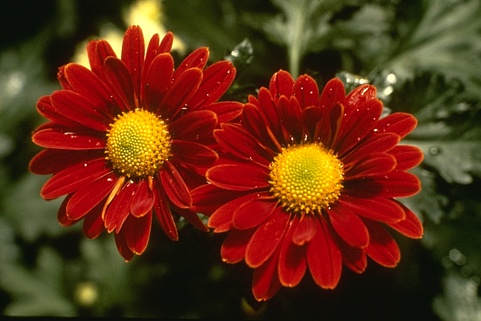
//> input picture tp_profil/124084.jpg, 481 x 321 px
$ ./Trans_fourier ../tp_profil/124084.jpg   (built with g++ and OpenCV 4)
//> lines starting //> are read from the running program, lines starting //| are printed output that depends on the picture
////////////////////////////////////////////////////////////////////////////////
//                      TP sur FOURRIER                                      //
//                  Partie 1:Transformée de Fourier                         //
//                                                                         //
//                                                                        //
//               Réalisé par KAFANDO Rodrique IFI/P21                    //
//////////////////////////////////////////////////////////////////////////


#include "opencv2/core.hpp"
#include "opencv2/imgproc.hpp"
#include "opencv2/imgcodecs.hpp"
#include "opencv2/highgui.hpp"

#include <iostream>

using namespace cv;
using namespace std;

int main(int argc, char ** argv)
{


if(argc!= 2 ){
		cout << "Respecter la syntaxe suivante:";
		cout << " ./Trans_fourier nom_image"<<endl;
	}
	else
	{

	const char* filename = argv[1];

    Mat I = imread(filename, CV_LOAD_IMAGE_GRAYSCALE);
//> I: 321 rows x 481 cols, CV_8UC1; min 9, max 255, mean 58.9

	if(!I.data){
			cout << "Aucun fichier de ce type"<<endl;
			return -1;
	}
	 else {

    Mat padded;                            //expand input image to optimal size
    int m = getOptimalDFTSize( I.rows );
//> m = 324
    int n = getOptimalDFTSize( I.cols ); // on the border add zero values
//> n = 486
    copyMakeBorder(I, padded, 0, m - I.rows, 0, n - I.cols, BORDER_CONSTANT, Scalar::all(0));
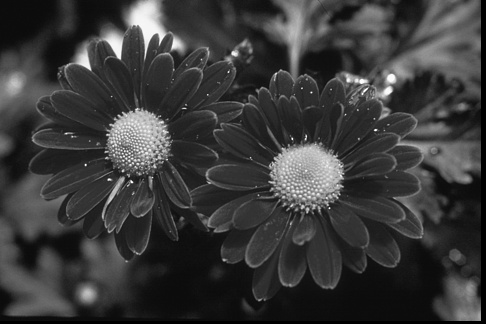
//> padded: 324 rows x 486 cols, CV_8UC1; min 0, max 255, mean 57.8


    Mat planes[] = {Mat_<float>(padded), Mat::zeros(padded.size(), CV_32F)};
//> planes[1]: 324 rows x 486 cols, CV_32FC1; every value is 0
    Mat complexI;
    merge(planes, 2, complexI);         // Add to the expanded another plane with zeros

    dft(complexI, complexI);            // this way the result may fit in the source matrix


    // compute the magnitude and switch to logarithmic scale
    //=> 	log(1 + sqrt(Re(DFT(I))^2 + Im(DFT(I))^2))
    split(complexI, planes);                   // planes[0] = Re(DFT(I), planes[1] = Im(DFT(I))
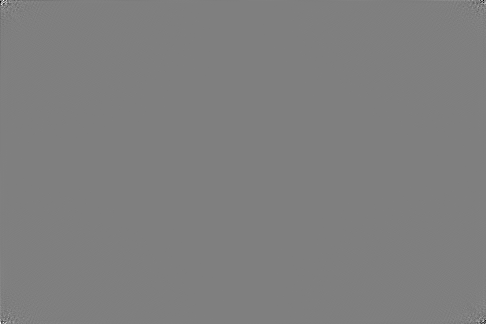
//> planes[1]: 324 rows x 486 cols, CV_32FC1; min -917677.1, max 917677.1, mean 0; drawn with min black and max white
    magnitude(planes[0], planes[1], planes[0]);// planes[0] = magnitude
    Mat magI = planes[0];

    magI += Scalar::all(1);                    // switch to logarithmic scale
    log(magI, magI);

    // crop the spectrum, if it has an odd number of rows or columns
    magI = magI(Rect(0, 0, magI.cols & -2, magI.rows & -2));


    // rearrange the quadrants of Fourier image  so that the origin is at the image center
    int cx = magI.cols/2;
//> cx = 243
    int cy = magI.rows/2;
//> cy = 162

    Mat q0(magI, Rect(0, 0, cx, cy));   // Top-Left - Create a ROI per quadrant
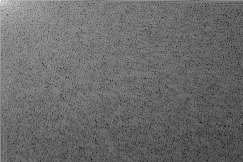
//> q0: 162 rows x 243 cols, CV_32FC1; min 1.75, max 16.02, mean 7.74; drawn with min black and max white
    Mat q1(magI, Rect(cx, 0, cx, cy));  // Top-Right
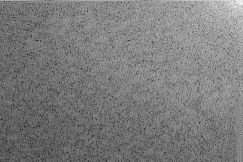
//> q1: 162 rows x 243 cols, CV_32FC1; min 1.82, max 13.85, mean 7.67; drawn with min black and max white
    Mat q2(magI, Rect(0, cy, cx, cy));  // Bottom-Left
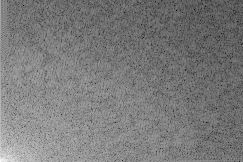
//> q2: 162 rows x 243 cols, CV_32FC1; min 1.82, max 13.99, mean 7.66; drawn with min black and max white
    Mat q3(magI, Rect(cx, cy, cx, cy)); // Bottom-Right
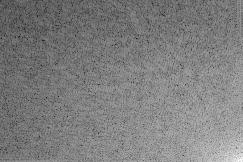
//> q3: 162 rows x 243 cols, CV_32FC1; min 1.75, max 13.75, mean 7.7; drawn with min black and max white

    Mat tmp;                           // swap quadrants (Top-Left with Bottom-Right)
    q0.copyTo(tmp);
    q3.copyTo(q0);
    tmp.copyTo(q3);

    q1.copyTo(tmp);                    // swap quadrant (Top-Right with Bottom-Left)
    q2.copyTo(q1);
    tmp.copyTo(q2);
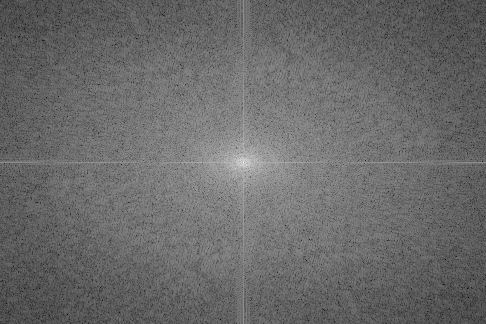
//> magI: 324 rows x 486 cols, CV_32FC1; min 1.75, max 16.02, mean 7.69; drawn with min black and max white

    normalize(magI, magI, 0, 1, NORM_MINMAX); // Transform the matrix with float values into a
                                            // viewable image form (float between values 0 and 1).

//Reconstruction de l'image par la dft inverse

  Mat Invertdft;
 dft(complexI, Invertdft,DFT_INVERSE|DFT_REAL_OUTPUT);
 normalize(Invertdft, Invertdft, 0, 1, CV_MINMAX);

//SAVING

 	imshow("Input image"       , I   );    // Show the result
	imshow("spectrum magnitude", magI);
	imshow("Reconstructed image", Invertdft);

	if(!imwrite("ImgOrigine.png", I))
	cout<<"Erreur"<<endl;

	if(!imwrite("ImgSpectrum.png", magI))
	cout<<"Erreur"<<endl;

	if(!imwrite("FourierInverseImag.png", Invertdft))
	cout<<"Erreur"<<endl;

  	 }
     }
 waitKey();
return 0;
}
